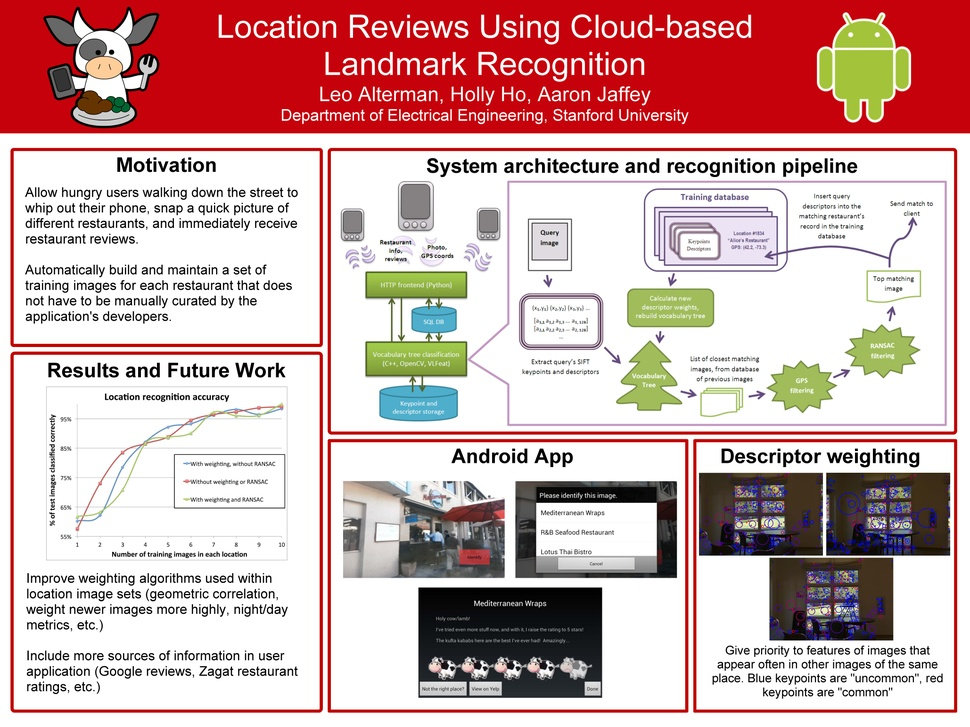
#> input picture domasna_5/Database/Alterman_Jaffey_Ho_Location_Reviews.jpg, 970 x 727 px, shrunk from 8230 x 6173 before the run; its folder holds only this picture in this run
$ python main.py
#> lines starting #> are read from the running program, lines starting #| are printed output that depends on the picture
import cv2
import numpy as np
import os

def load_images_from_directory(directory):
#> called with directory = 'Database'
    images = []
    for filename in os.listdir(directory):
        if filename.endswith(('.png', '.jpg', '.jpeg')):
            img = cv2.imread(os.path.join(directory, filename))
#> img is the input picture: shape (727, 970, 3); mean B, G, R 173.9, 175.2, 208.6
            if img is not None:
                images.append((filename, img))
    return images


def compute_sift_descriptors(image):
    sift = cv2.SIFT_create()
    keypoints, descriptors = sift.detectAndCompute(image, None)
    return keypoints, descriptors


def match_descriptors(desc1, desc2):
    bf = cv2.BFMatcher()
    matches = bf.knnMatch(desc1, desc2, k=2)
    good_matches = []
    for m, n in matches:
        if m.distance < 0.75 * n.distance:
            good_matches.append(m)
    return good_matches


def find_homography_and_inliers(kp1, kp2, matches):
    if len(matches) >= 4:
        src_pts = np.float32([kp1[m.queryIdx].pt for m in matches]).reshape(-1, 1, 2)
        dst_pts = np.float32([kp2[m.trainIdx].pt for m in matches]).reshape(-1, 1, 2)
        M, mask = cv2.findHomography(src_pts, dst_pts, cv2.RANSAC, 5.0)
        matches_inliers = [m for m, inlier in zip(matches, mask.ravel()) if inlier]
        return M, matches_inliers
    return None, []


def draw_matches(img1, kp1, img2, kp2, matches, title):
    result = cv2.drawMatches(img1, kp1, img2, kp2, matches, None, flags=cv2.DrawMatchesFlags_NOT_DRAW_SINGLE_POINTS)
    cv2.imshow(title, result)
    cv2.waitKey(0)
    cv2.destroyAllWindows()


def main():
    database_images = load_images_from_directory('Database')
#> database_images = 1 item
    query_images = [('hw7_poster_1.jpg', cv2.imread('hw7_poster_1.jpg')),
                    ('hw7_poster_2.jpg', cv2.imread('hw7_poster_2.jpg')),
                    ('hw7_poster_3.jpg', cv2.imread('hw7_poster_3.jpg'))]
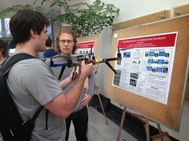
#> input picture domasna_5/hw7_poster_1.jpg, 189 x 141 px, shrunk from 1600 x 1200 before the run
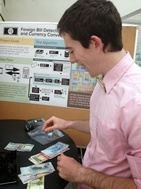
#> input picture domasna_5/hw7_poster_2.jpg, 141 x 189 px, shrunk from 1200 x 1600 before the run
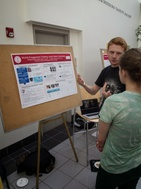
#> input picture domasna_5/hw7_poster_3.jpg, 141 x 189 px, shrunk from 1200 x 1600 before the run

    for query_name, query_img in query_images:
        query_kp, query_desc = compute_sift_descriptors(query_img)

        best_match = None
        best_inliers = 0
        best_img = None
        best_kp = None
        best_matches = None

        for db_name, db_img in database_images:
            db_kp, db_desc = compute_sift_descriptors(db_img)
            matches = match_descriptors(query_desc, db_desc)
            M, inliers = find_homography_and_inliers(query_kp, db_kp, matches)
            M, inliers = find_homography_and_inliers(query_kp, db_kp, matches)

            if len(inliers) > best_inliers:
                best_inliers = len(inliers)
                best_match = db_name
                best_img = db_img
                best_kp = db_kp
                best_matches = inliers

        if best_img is not None:
            print(f"Best match for {query_name}: {best_match} with {best_inliers} inliers")

            combined_img = np.hstack((query_img, best_img))
            cv2.imshow('Query and Best Match Image', combined_img)
            cv2.waitKey(0)
            cv2.destroyAllWindows()

            draw_matches(query_img, query_kp, best_img, best_kp, best_matches, 'SIFT Descriptors Matched')
#> this loop made 3 passes
#> query_name on passes 1 to 3: 'hw7_poster_1.jpg', 'hw7_poster_2.jpg', 'hw7_poster_3.jpg'


if __name__ == "__main__":
    main()
